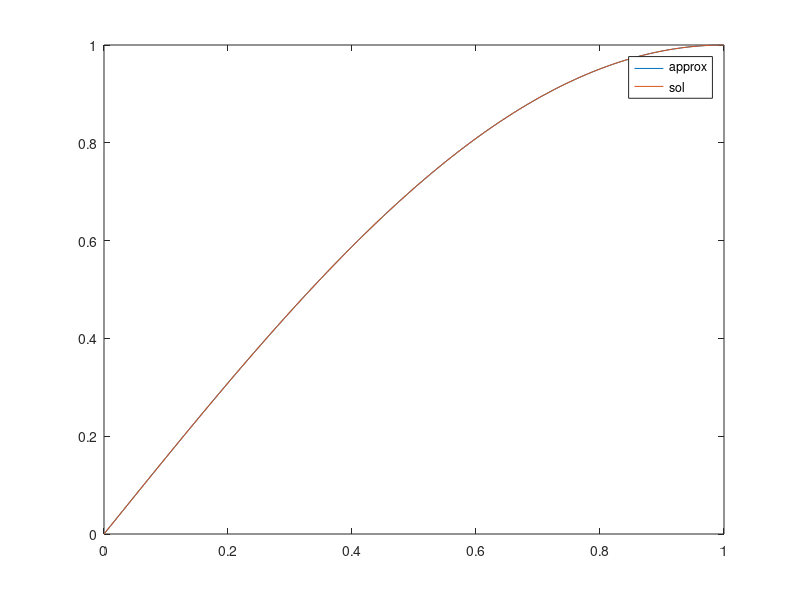

MATLAB code for this plot:
clc
clear
close all

F = @(x) (0.25*pi^2)*sin(0.5*pi*x);
sol = @(x) sin(0.5*pi*x);

%% uniforme lineare

dx = 0.002;
x = 0:dx:1;
N = length(x);
f = F(x')*dx;
A = (1/dx)*(2*eye(N-2) - diag(ones(1,N-3),-1) - diag(ones(1,N-3),1));
U = [0; A\f(2:end-1) ; 0] + x';
err2_dx = sqrt(dx*sum((U - sol(x')).^2));

%% non uniforme lineare random

x1 = [0; sort(rand(N-2,1)); 1];%x'.*exp(1-x');
h = x1(2:end) - x1(1:end-1);
f1 = 0.5*F(x1(2:end-1)).*(h(1:end-1) + h(2:end));
B = [1 -1;-1 1];
B1 = zeros(N);
for i = 1:N-1
    B1(i:i+1,i:i+1) = B1(i:i+1,i:i+1) + B/h(i);
end
A1 = B1(2:end-1,2:end-1); 
U1 = A1\f1;
U1 = [0; U1; 0] + x1;
err2_h = sqrt(max(h)*sum((U1 - sol(x1)).^2));

%% ordine uniforme lineare

dx = 0.5*dx;
x = 0:dx:1;
N = length(x);
f = F(x')*dx;
A = (1/dx)*(2*eye(N-2) - diag(ones(1,N-3),-1) - diag(ones(1,N-3),1));
U = [0; A\f(2:end-1) ; 0] + x';
err2_dxhalf = sqrt(dx*sum((U - sol(x')).^2));
err1_dxhalf = dx*sum(abs(U - sol(x')));
p2 = log2(err2_dx/err2_dxhalf);

%% elementi quadratici

dx = 0.01;
x = 0:dx:1;
N = length(x);
f = zeros(N-2,1);
f(1:2:end) = (4/3)*F(x(2:2:end-1)')*dx;
f(2:2:end) = (2/3)*F(x(3:2:end-1)')*dx;
C0 = 1/3*[7 -8 1; -8 16 -8; 1 -8 7];
C = zeros(N);
for i = 1:2:N-2
    C(i:i+2,i:i+2) = C(i:i+2,i:i+2) + 0.5*C0/dx;
end
Aq = C(2:end-1,2:end-1);
U = [0; Aq\f; 0] + x';
err2_dxq = sqrt(dx*sum((U - sol(x')).^2));
plot(x,U,x,sol(x'));
legend("approx","sol");

%% ordine quadratico 

dx = 0.5*dx;
x = 0:dx:1;
N = length(x);
f = zeros(N-2,1);
f(1:2:end) = (4/3)*F(x(2:2:end-1)')*dx;
f(2:2:end) = (2/3)*F(x(3:2:end-1)')*dx;
C0 = 1/3*[7 -8 1; -8 16 -8; 1 -8 7];
C = zeros(N);
for i = 1:2:N-2
    C(i:i+2,i:i+2) = C(i:i+2,i:i+2) + 0.5*C0/dx;
end
Aq = C(2:end-1,2:end-1);
U = [0; Aq\f; 0] + x';
err2_dxhalfq = sqrt(dx*sum((U - sol(x')).^2));
p2q = log2(err2_dxq/err2_dxhalfq);